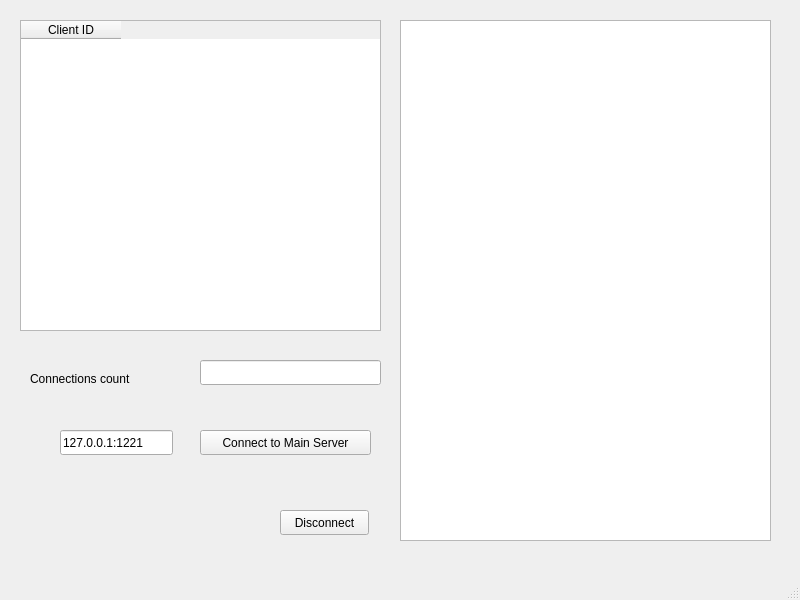
<?xml version="1.0" encoding="UTF-8"?>
<ui version="4.0">
 <class>ReserveWindow</class>
 <widget class="QMainWindow" name="ReserveWindow">
  <property name="geometry">
   <rect>
    <x>0</x>
    <y>0</y>
    <width>800</width>
    <height>600</height>
   </rect>
  </property>
  <property name="windowTitle">
   <string>ReserveWindow</string>
  </property>
  <widget class="QWidget" name="centralwidget">
   <widget class="QLineEdit" name="connectToServerLineEdit">
    <property name="geometry">
     <rect>
      <x>60</x>
      <y>430</y>
      <width>113</width>
      <height>25</height>
     </rect>
    </property>
    <property name="text">
     <string>127.0.0.1:1221</string>
    </property>
   </widget>
   <widget class="QPushButton" name="connectToMainServerButton">
    <property name="geometry">
     <rect>
      <x>200</x>
      <y>430</y>
      <width>171</width>
      <height>25</height>
     </rect>
    </property>
    <property name="text">
     <string>Connect to Main Server</string>
    </property>
   </widget>
   <widget class="QTextBrowser" name="logWidget">
    <property name="geometry">
     <rect>
      <x>400</x>
      <y>20</y>
      <width>371</width>
      <height>521</height>
     </rect>
    </property>
   </widget>
   <widget class="QPushButton" name="disconnectButton">
    <property name="geometry">
     <rect>
      <x>280</x>
      <y>510</y>
      <width>89</width>
      <height>25</height>
     </rect>
    </property>
    <property name="text">
     <string>Disconnect</string>
    </property>
   </widget>
   <widget class="QTableWidget" name="connectionTable">
    <property name="geometry">
     <rect>
      <x>20</x>
      <y>20</y>
      <width>361</width>
      <height>311</height>
     </rect>
    </property>
    <column>
     <property name="text">
      <string>Client ID</string>
     </property>
    </column>
   </widget>
   <widget class="QLineEdit" name="connectionsCountLineEdit">
    <property name="geometry">
     <rect>
      <x>200</x>
      <y>360</y>
      <width>181</width>
      <height>25</height>
     </rect>
    </property>
   </widget>
   <widget class="QLabel" name="label">
    <property name="geometry">
     <rect>
      <x>30</x>
      <y>370</y>
      <width>141</width>
      <height>17</height>
     </rect>
    </property>
    <property name="text">
     <string>Connections count</string>
    </property>
   </widget>
  </widget>
  <widget class="QMenuBar" name="menubar">
   <property name="geometry">
    <rect>
     <x>0</x>
     <y>0</y>
     <width>800</width>
     <height>22</height>
    </rect>
   </property>
  </widget>
  <widget class="QStatusBar" name="statusbar"/>
 </widget>
 <resources/>
 <connections/>
</ui>
